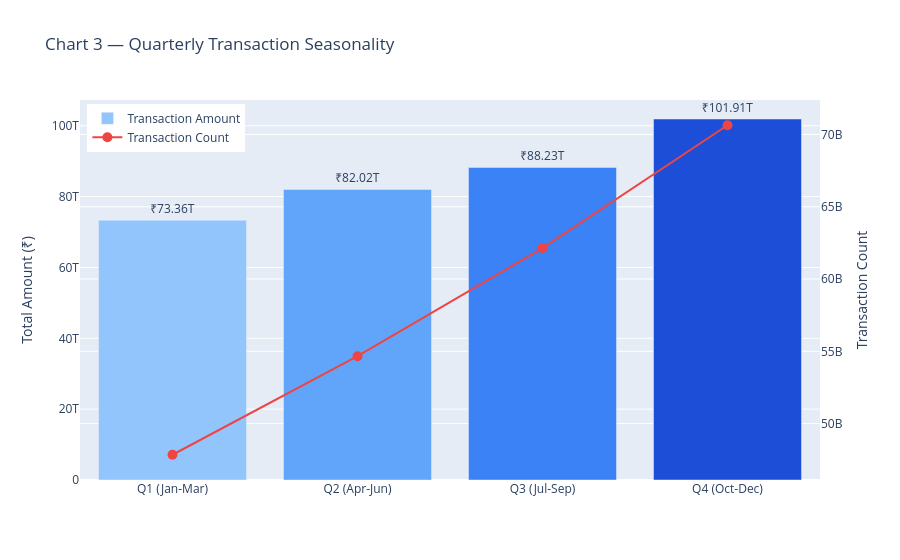

Notebook code cell kept with this figure:
### Markdown cell above
#### Chart-3 Quarterly Transaction Seasonlity (Dual Axis)
**Analysis_Type** Univariate-Categorical(Quarter)

### Code cell
#Chart-3 Quarterly Transaction Seasonality
df_c3=run("""
    Select quarter,SUM(transaction_amount) as total_amount, SUM(transaction_count) as total_count
    FROM aggregated_transaction
    GROUP BY quarter
    ORDER BY quarter
""")

df_c3['quarter_label'] = ['Q1 (Jan-Mar)', 'Q2 (Apr-Jun)', 'Q3 (Jul-Sep)', 'Q4 (Oct-Dec)']

fig = go.Figure()
fig.add_trace(go.Bar(
    x=df_c3['quarter_label'], y=df_c3['total_amount'],
    marker_color=['#93c5fd','#60a5fa','#3b82f6','#1d4ed8'],
    text=df_c3['total_amount'].apply(lambda x: f'₹{x/1e12:.2f}T'),
    textposition='outside', name='Transaction Amount'
))
fig.add_trace(go.Scatter(
    x=df_c3['quarter_label'], y=df_c3['total_count'],
    mode='lines+markers', name='Transaction Count',
    yaxis='y2', line=dict(color='#ef4444', width=2), marker=dict(size=10)
))
fig.update_layout(
    title='Chart 3 — Quarterly Transaction Seasonality',
    yaxis=dict(title='Total Amount (₹)'),
    yaxis2=dict(title='Transaction Count', overlaying='y', side='right'),
    legend=dict(x=0.01, y=0.99)
)
fig.show()
display(df_c3)

### Figure 1 — Plotly figure (JSON) as saved in the notebook; plotly's stock layout.template omitted (floating-point values rounded to 4 significant figures)
{"data": [{"marker": {"color": ["#93c5fd", "#60a5fa", "#3b82f6", "#1d4ed8"]}, "name": "Transaction Amount", "text": ["₹73.36T", "₹82.02T", "₹88.23T", "₹101.91T"], "textposition": "outside", "type": "bar", "x": ["Q1 (Jan-Mar)", "Q2 (Apr-Jun)", "Q3 (Jul-Sep)", "Q4 (Oct-Dec)"], "y": [73360000000000.0, 82020000000000.0, 88230000000000.0, 101900000000000.0]}, {"line": {"color": "#ef4444", "width": 2}, "marker": {"size": 10}, "mode": "lines+markers", "name": "Transaction Count", "type": "scatter", "x": ["Q1 (Jan-Mar)", "Q2 (Apr-Jun)", "Q3 (Jul-Sep)", "Q4 (Oct-Dec)"], "y": [47840000000.0, 54660000000.0, 62140000000.0, 70640000000.0], "yaxis": "y2"}], "layout": {"autosize": true, "legend": {"x": 0.01, "y": 0.99}, "title": {"text": "Chart 3 — Quarterly Transaction Seasonality"}, "xaxis": {"autorange": true, "range": [-0.5, 3.5], "type": "category"}, "yaxis": {"autorange": true, "range": [0, 107300000000000.0], "title": {"text": "Total Amount (₹)"}, "type": "linear"}, "yaxis2": {"autorange": true, "overlaying": "y", "range": [45520000000.0, 72960000000.0], "side": "right", "title": {"text": "Transaction Count"}, "type": "linear"}}}
